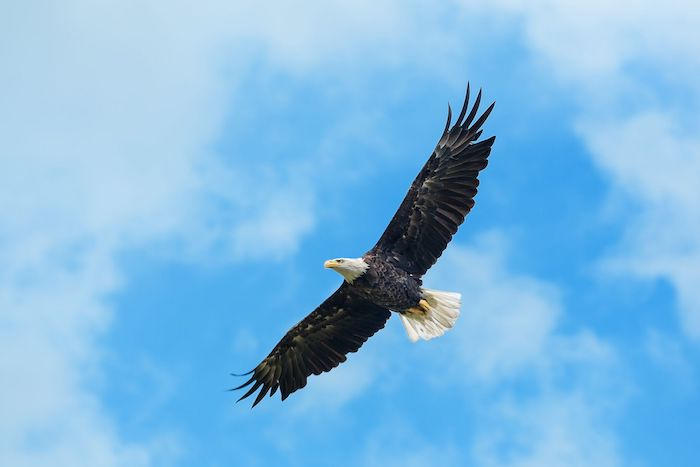
#> input picture Practical OpenCV/image/new_eagle.png, 700 x 467 px
$ jupyter execute signal.ipynb
#> lines starting #> are read from the running program, lines starting #| are printed output that depends on the picture
[cell 1]
import numpy as np
import cv2
from scipy.signal import convolve2d

[cell 2]
image = cv2.imread('./image/new_eagle.png')
#> image is the input picture: shape (467, 700, 3); mean B, G, R 226.1, 185.6, 126.4
image = cv2.cvtColor(image, cv2.COLOR_RGB2GRAY)
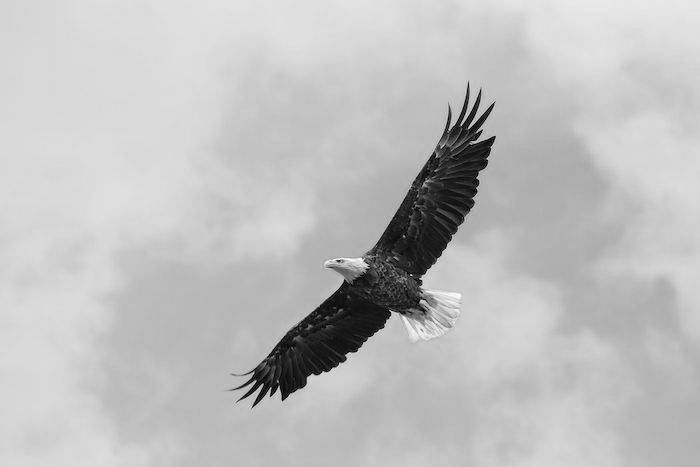
#> image: shape (467, 700); min 0, max 254, mean 191
cv2.imshow('Original', image)
cv2.waitKey(0)

[cell 3]
fil = np.array([[-1, 0, 1], [-2, 0, 2], [-1, 0, 1]])*1/8
fil2 = np.array([[0, -1, 0], [-1, 4, -1], [0, -1, 0]]) * 1/8
image_new = convolve2d(image, fil, mode='valid')
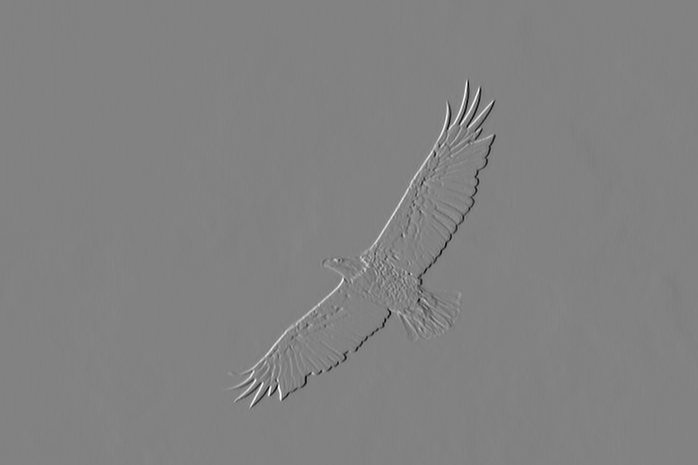
#> image_new: shape (465, 698) float64; min -98.12, max 94, mean 0; drawn with min black and max white
image_new3 = convolve2d(image, fil.T, mode='valid')
image_new2 = convolve2d(image, fil2, mode='valid')

cv2.imshow('Original', image)
# cv2.waitKey(0)
cv2.imshow('New', image_new)
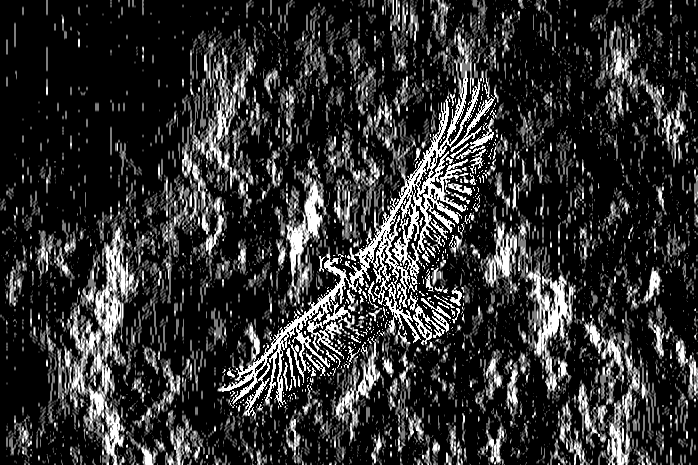
#> window 'New': shape (465, 698); min 0, max 255, mean 48.6
cv2.imshow('New 2', image_new2)
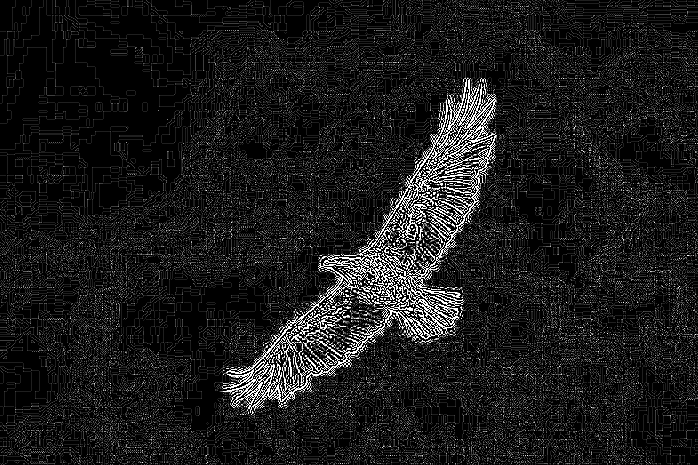
#> window 'New 2': shape (465, 698); min 0, max 255, mean 26.5
cv2.imshow('New 3', image_new3)
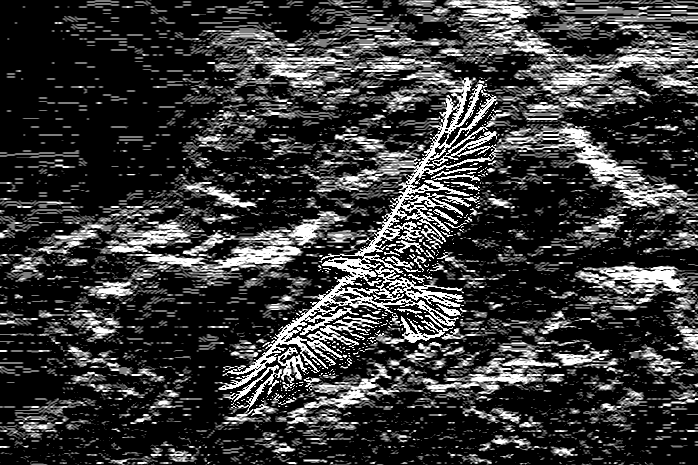
#> window 'New 3': shape (465, 698); min 0, max 255, mean 56.4
cv2.waitKey(0)

[cell 4]
print(image_new2)
#> (printed output is left out)
